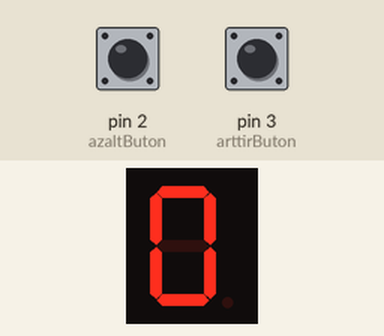
Recording of a sketch running on a simulated Arduino Uno, built with avr-gcc and run on an emulated ATmega328P. Shown: 1-digit seven-segment display. Wiring (inferred from the names in the program): 1-digit 7-segment display, segments lit when HIGH: segments pin 4, pin 5, pin 6, pin 7, pin 8, pin 9, pin 10. The test bench sets the inputs (shaded band); at power-on: pin 2 (azaltButon) LOW, pin 3 (arttirButon) LOW. The segment pins are drawn as the display they are named for.

Above: at 1.2 s.
1.3 s: pin 2 (azaltButon) pulled HIGH for 0.15 s
At 2.0 s:
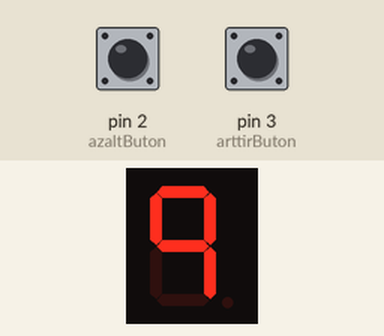
2.9 s: pin 2 (azaltButon) pulled HIGH for 1 s
At 4.5 s:
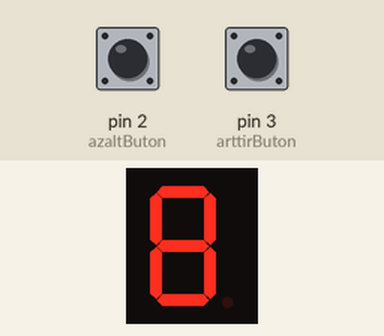
Timing chart, 0 to 6.0 s (numbered marks = the images above; inputs shaded):
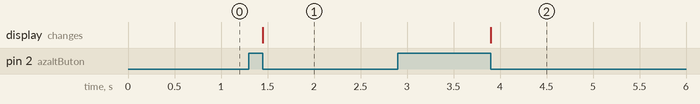

The sketch:

sketch_mar25b.ino
```cpp
#define pinA 4
#define pinB 5
#define pinC 6
#define pinD 7
#define pinE 8
#define pinF 9
#define pinG 10

int azaltButon = 2; // Azaltma Butonu pini 2
int arttirButon = 3; // Arttırma Butonu pini 3
// Buton durumlarını bu değişkenlerde saklayacağız
int butonDurumuAzalt;
int butonDurumuArttir;
// Sayaç değişkeni ile displayde arrtırma ya da azaltma işlemi tutulacak
int sayac = 0;

void setup()
{
// For döngüsü displayin pinlerini çıkış olarak tanımlıyor
  for (int i = 4; i < 11; i++) {
    pinMode(i, OUTPUT);


  }
  pinMode(azaltButon, INPUT); // Azaltma butonu giriş
  pinMode(arttirButon, INPUT); // Arttırma butonu çıkış
}

void loop()
{
  butonDurumuAzalt = digitalRead(azaltButon);
  // Azaltma butonu basılınca değer, durum değişkeninde saklanacak
  if (butonDurumuAzalt == HIGH) { // Azaltma Butonu basılı mı?
    sayac--; // Sayacı 1 azalt
    if (sayac < 0) // Eğer sayaca 0'dan küçükse
      sayac = 9; // Sayaca 9 değerini ata
    while (1) { // Azaltma butonu basıldığı sürece sonsuz döngüye gir
      butonDurumuAzalt = digitalRead(azaltButon);
      if (butonDurumuAzalt == LOW)
        return;
    }
  }
  sevenSegment(sayac); // sevenSegment fonksiyonuna sayac parametresini gönder
  // Ve gönderilen parametre değeri ne ise ona göre LED'leri yak!!!

  butonDurumuArttir = digitalRead(arttirButon);
  // Arttırma butonu basılınca değer, durum değişkeninde saklanacak
  if (butonDurumuArttir == HIGH) { // Arttırma Butonu basılı mı?
    sayac++; // Sayacı 1 arttır
    if (sayac == 10) // Eğer sayaca 10'a eşitse
      sayac = 0; // Sayaca 0 değerini ata
    while (1) { // Arttırma butonu basıldığı sürece sonsuz döngüye gir
      butonDurumuArttir = digitalRead(arttirButon);
      if (butonDurumuArttir == LOW)
        return;
    }
  }
  sevenSegment(sayac);// sevenSegment fonksiyonuna sayac parametresini gönder
  // Ve gönderilen parametre değeri ne ise ona göre LED'leri yak!!!
}

// 7Segment displayde rakamları göstermek için bu fonksiyonu tanımladık
// digit parametresi loop içinden gönderilen sayacı ifade edecek
// Gelen sayac ne ise display onu gösterecek
// Switch-case ile bu çok basit bir şekilde uygulanabilir
void sevenSegment (int digit) {

  switch (digit) {
    case 0: // Gelen sayac yani digit 0 ise 0 rakamı yanacak
      digitalWrite(pinA, HIGH);
      digitalWrite(pinB, HIGH);
      digitalWrite(pinC, HIGH);
      digitalWrite(pinD, HIGH);
      digitalWrite(pinE, HIGH);
      digitalWrite(pinF, HIGH);
      digitalWrite(pinG, LOW);

      break;
    case 1: // Gelen sayac yani digit 1 ise 1 rakamı yanacak
      digitalWrite(pinA, LOW);
      digitalWrite(pinB, HIGH);
      digitalWrite(pinC, HIGH);
      digitalWrite(pinD, LOW);
      digitalWrite(pinE, LOW);
      digitalWrite(pinF, LOW);
      digitalWrite(pinG, LOW);

      break;
    case 2: // Gelen sayac yani digit 2 ise 2 rakamı yanacak
      digitalWrite(pinA, HIGH);
      digitalWrite(pinB, HIGH);
      digitalWrite(pinC, LOW);
      digitalWrite(pinD, HIGH);
      digitalWrite(pinE, HIGH);
      digitalWrite(pinF, LOW);
      digitalWrite(pinG, HIGH);

      break;
    case 3: // Gelen sayac yani digit 3 ise 3 rakamı yanacak
      digitalWrite(pinA, HIGH);
      digitalWrite(pinB, HIGH);
      digitalWrite(pinC, HIGH);
      digitalWrite(pinD, HIGH);
      digitalWrite(pinE, LOW);
      digitalWrite(pinF, LOW);
      digitalWrite(pinG, HIGH);

      break;
    case 4: // Gelen sayac yani digit 4 ise 4 rakamı yanacak
      digitalWrite(pinA, LOW);
      digitalWrite(pinB, HIGH);
      digitalWrite(pinC, HIGH);
      digitalWrite(pinD, LOW);
      digitalWrite(pinE, LOW);
      digitalWrite(pinF, HIGH);
      digitalWrite(pinG, HIGH);

      break;
    case 5: // Gelen sayac yani digit 5 ise 5 rakamı yanacak
      digitalWrite(pinA, HIGH);
      digitalWrite(pinB, LOW);
      digitalWrite(pinC, HIGH);
      digitalWrite(pinD, HIGH);
      digitalWrite(pinE, LOW);
      digitalWrite(pinF, HIGH);
      digitalWrite(pinG, HIGH);

      break;
    case 6: // Gelen sayac yani digit 6 ise 6 rakamı yanacak
      digitalWrite(pinA, HIGH);
      digitalWrite(pinB, LOW);
      digitalWrite(pinC, HIGH);
      digitalWrite(pinD, HIGH);
      digitalWrite(pinE, HIGH);
      digitalWrite(pinF, HIGH);
      digitalWrite(pinG, HIGH);

      break;
    case 7: // Gelen sayac yani digit 7 ise 7 rakamı yanacak
      digitalWrite(pinA, HIGH);
      digitalWrite(pinB, HIGH);
      digitalWrite(pinC, HIGH);
      digitalWrite(pinD, LOW);
      digitalWrite(pinE, LOW);
      digitalWrite(pinF, LOW);
      digitalWrite(pinG, LOW);

      break;
    case 8: // Gelen sayac yani digit 8 ise 8 rakamı yanacak
      digitalWrite(pinA, HIGH);
      digitalWrite(pinB, HIGH);
      digitalWrite(pinC, HIGH);
      digitalWrite(pinD, HIGH);
      digitalWrite(pinE, HIGH);
      digitalWrite(pinF, HIGH);
      digitalWrite(pinG, HIGH);

      break;
    case 9: // Gelen sayac yani digit 9 ise 9 rakamı yanacak
      digitalWrite(pinA, HIGH);
      digitalWrite(pinB, HIGH);
      digitalWrite(pinC, HIGH);
      digitalWrite(pinD, LOW);
      digitalWrite(pinE, LOW);
      digitalWrite(pinF, HIGH);
      digitalWrite(pinG, HIGH);

      break;

  }
}
```

Measured:
- after the input at 1.3 s, the display: changes after 0.15 s (image 1)
- after the input at 2.9 s, the display: changes after 1.0 s (image 2)
